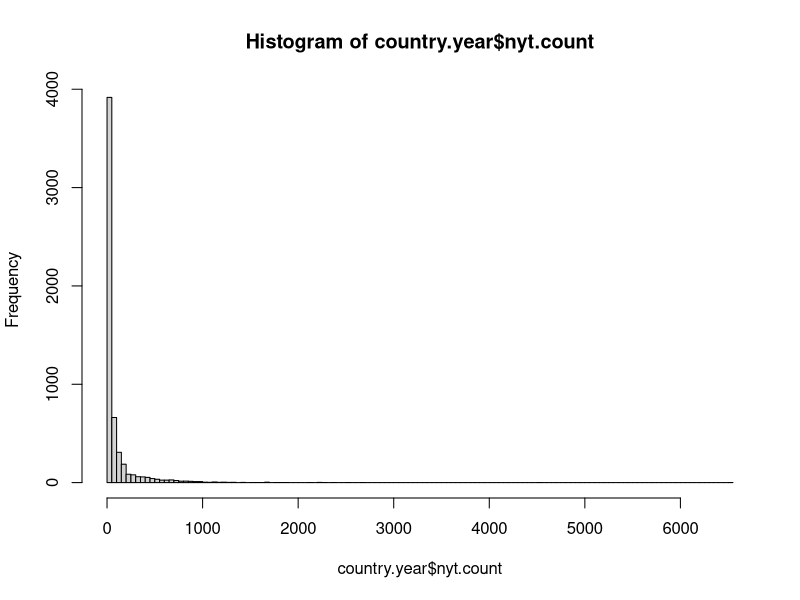

Source code (R): (Note: this script raises an error after producing the figure.)
## ---- chunk 1
# This package allows us to import non-Excel files of many different kinds:
install.packages("foreign") # Only necessary one time
# Once it's installed, remember to load it (every time):
library(foreign)
## ---- chunk 2
#impocountry.year
polity <- read.csv("data/Polity/p4v2013.csv", stringsAsFactors = F)
# take a quick peek
head(polity) # first 6 rows

# impocountry.year
ciri <- read.csv("data/CIRI/CIRI_1981_2011.csv", stringsAsFactors = F)
# take a quick peer
head(ciri)
## ---- chunk 3
# Get the object class
class(polity)
# Get the object dimensionality 
dim(polity) # Note this is rows by columns
# Get the column names
colnames(polity)
# Get the row names
rownames(polity)[1:50] # Only the first 50 rows
# View first six rows and all columns
head(polity)
# View last six rows and all columns
tail(polity)
# Get detailed column-by-column information
str(polity)
## ---- chunk 4
# find column names
names(polity)

# quickly summarize the year column
summary(polity$year)

# subset the data
country.year <- subset(polity, year>1979 & year < 2013,select=c(ccode,country,year,polity,democ,autoc))

# take a look
head(country.year)

# quickly summarize the polity column
summary(country.year$polity)

# apply NA values
country.year$polity[country.year$polity < -10] <- NA
summary(country.year$polity)

# get a list of all the countries in the dataset
head(unique(country.year$country))

# delete records
country.year <- country.year[-which(country.year$country=="Sudan-North"),]
## ---- chunk 5
# get column names
names(ciri) # to be merged

# subset for the observations we care about
ciri.subset <- subset(ciri, YEAR > 1979 & YEAR < 2013, select=c(YEAR,COW,UNREG,PHYSINT,SPEECH,NEW_EMPINX,WECON,WOPOL,WOSOC,ELECSD))

# rename columns so that they are comparable to country.year
names(country.year)
names(ciri.subset) <- c("year","ccode","unreg","physint","speech","new_empinx","wecon","wopol","wosoc","elecsd")
names(ciri.subset) 

# merge
country.year <- merge(country.year,ciri.subset,by=c("year","ccode"),all.x=TRUE)

# delete duplicates
which(duplicated(country.year))
duplicates <- which(duplicated(country.year))
duplicates
country.year <- country.year[-duplicates,]
## ---- chunk 6
country.year <- read.csv("data/country-year.csv", stringsAsFactors = F)
names(country.year)
head(country.year)
## ---- chunk 7
summary(country.year)
## ---- chunk 8
summary(country.year$region)
## ---- chunk 9
country.year$region <- as.factor(country.year$region)
summary(country.year$region)
## ---- chunk 10
table(country.year$region) 
## ---- chunk 11
table(country.year$region)/nrow(country.year)
table(country.year$region)/nrow(country.year)*100
## ---- chunk 12
table(country.year$year,country.year$region)
## ---- chunk 13
hist(country.year$nyt.count, breaks = 100)
## ---- chunk 14
summary(country.year$nyt.count)
sum(country.year$nyt.count[country.year$region=="MENA"],na.rm=T)
sum(country.year$nyt.count[country.year$region=="LA"],na.rm=T)
## ---- chunk 15
# Install the "dplyr" package (only necessary one time)
# install.packages("dplyr") # Not Run

# Load the "plyr" package (necessary every new R session)
library(dplyr)
## ---- chunk 16
count.region <- ddply(.data=country.year, .variables=.(region), .fun=summarize, count=sum(nyt.count))
head(count.region)
## ---- chunk 17
count.region <- ddply(.data=country.year, .variables=.(region), .fun=summarize, count=sum(nyt.count, na.rm = T))
head(count.region)
## ---- chunk 18
# number of articles per year in each region
count.region.year <- ddply(.data=country.year, .variables=.(year,region), .fun=summarize, count= sum(nyt.count, na.rm = T))
head(count.region.year)
## ---- chunk 19
# arrange by count, desc
by.count <- arrange(count.region.year, desc(count))
head(by.count)

# arrange by year, then count
by.year.count <- arrange(count.region.year, year, desc(count))
head(by.year.count)
## ---- chunk 20
# Install the "reshape2" package (only necessary one time)
# install.packages("reshape2") # Not Run

# Load the "reshape2" package (necessary every new R session)
library(reshape2)
## ---- chunk 21
nyt.africa <- country.year$nyt.count[country.year$region=="Africa"]
nyt.mena <- country.year$nyt.count[country.year$region=="MENA"]

plot(density(nyt.africa, na.rm = T), col="blue", lwd=1, main="NYT Coverage of Africa and MENA")
lines(density(nyt.mena, na.rm = T), col="red", lwd=1)

#these are highly skewed, so let's transform taking the logarithm  
nyt.africa.logged <- log(country.year$nyt.count[country.year$region=="Africa"])
nyt.mena.logged <- log(country.year$nyt.count[country.year$region=="MENA"])

plot(density(nyt.africa.logged, na.rm = T), col="blue", lwd=1, main="NYT Coverage of Africa and MENA")
lines(density(nyt.mena.logged, na.rm = T), col="red", lwd=1)

# t test of means
t.test(x=nyt.africa.logged, y=nyt.mena.logged)

# ks tests of distributions
ks.test(x=nyt.africa.logged, y=nyt.mena.logged)
## ---- chunk 22
names(country.year)
reg <- glm(nyt.count ~ gdp.pc.un + pop.wdi + domestic9 + idealpoint, data = country.year)
summary(reg)
